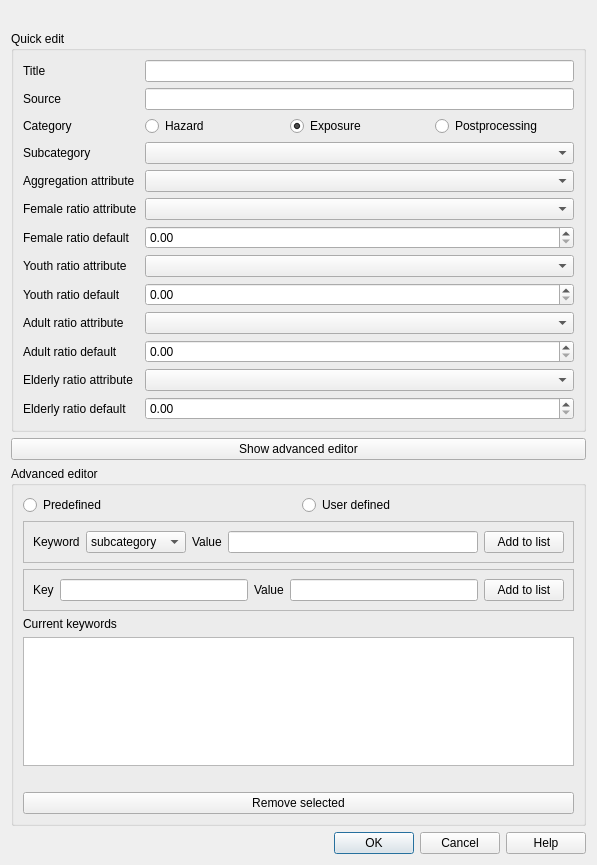
<?xml version="1.0" encoding="UTF-8"?>
<ui version="4.0">
 <class>KeywordsDialogBase</class>
 <widget class="QDialog" name="KeywordsDialogBase">
  <property name="geometry">
   <rect>
    <x>0</x>
    <y>0</y>
    <width>597</width>
    <height>865</height>
   </rect>
  </property>
  <property name="sizePolicy">
   <sizepolicy hsizetype="Preferred" vsizetype="Preferred">
    <horstretch>0</horstretch>
    <verstretch>0</verstretch>
   </sizepolicy>
  </property>
  <property name="windowTitle">
   <string>InaSAFE - Keyword Editor</string>
  </property>
  <property name="windowIcon">
   <iconset>
    <normaloff>:/plugins/inasafe/icon.png</normaloff>:/plugins/inasafe/icon.png</iconset>
  </property>
  <layout class="QVBoxLayout" name="verticalLayout">
   <item>
    <widget class="QLabel" name="lblLayerName">
     <property name="sizePolicy">
      <sizepolicy hsizetype="Preferred" vsizetype="Fixed">
       <horstretch>0</horstretch>
       <verstretch>0</verstretch>
      </sizepolicy>
     </property>
     <property name="font">
      <font>
       <weight>75</weight>
       <bold>true</bold>
      </font>
     </property>
     <property name="text">
      <string/>
     </property>
     <property name="wordWrap">
      <bool>true</bool>
     </property>
    </widget>
   </item>
   <item>
    <widget class="QGroupBox" name="grpSimple">
     <property name="sizePolicy">
      <sizepolicy hsizetype="Preferred" vsizetype="Fixed">
       <horstretch>0</horstretch>
       <verstretch>0</verstretch>
      </sizepolicy>
     </property>
     <property name="title">
      <string>Quick edit</string>
     </property>
     <layout class="QGridLayout" name="gridLayout_2">
      <item row="13" column="2">
       <widget class="QComboBox" name="cboElderlyRatioAttribute"/>
      </item>
      <item row="2" column="2">
       <widget class="QLineEdit" name="leSource">
        <property name="dragEnabled">
         <bool>true</bool>
        </property>
       </widget>
      </item>
      <item row="6" column="0" colspan="2">
       <widget class="QLabel" name="lblAggregationAttribute">
        <property name="enabled">
         <bool>true</bool>
        </property>
        <property name="text">
         <string>Aggregation attribute</string>
        </property>
       </widget>
      </item>
      <item row="6" column="2">
       <widget class="QComboBox" name="cboAggregationAttribute"/>
      </item>
      <item row="5" column="2">
       <widget class="QComboBox" name="cboSubcategory">
        <property name="toolTip">
         <string>A subcategory represents the type of hazard.</string>
        </property>
       </widget>
      </item>
      <item row="7" column="0" colspan="2">
       <widget class="QLabel" name="lblFemaleRatioAttribute">
        <property name="text">
         <string>Female ratio attribute</string>
        </property>
       </widget>
      </item>
      <item row="5" column="0">
       <widget class="QLabel" name="lblSubcategory">
        <property name="text">
         <string>Subcategory</string>
        </property>
        <property name="buddy">
         <cstring>cboSubcategory</cstring>
        </property>
       </widget>
      </item>
      <item row="8" column="0">
       <widget class="QLabel" name="lblFemaleRatioDefault">
        <property name="text">
         <string>Female ratio default</string>
        </property>
       </widget>
      </item>
      <item row="2" column="0">
       <widget class="QLabel" name="lblSource">
        <property name="text">
         <string>Source</string>
        </property>
       </widget>
      </item>
      <item row="8" column="2">
       <widget class="QDoubleSpinBox" name="dsbFemaleRatioDefault">
        <property name="accelerated">
         <bool>true</bool>
        </property>
        <property name="maximum">
         <double>1.000000000000000</double>
        </property>
        <property name="singleStep">
         <double>0.010000000000000</double>
        </property>
        <property name="value">
         <double>0.000000000000000</double>
        </property>
       </widget>
      </item>
      <item row="7" column="2">
       <widget class="QComboBox" name="cboFemaleRatioAttribute"/>
      </item>
      <item row="4" column="2">
       <layout class="QHBoxLayout" name="horizontalLayout_3">
        <item>
         <widget class="QRadioButton" name="radHazard">
          <property name="toolTip">
           <string>A hazard is a situation that poses a level of threat to life, health, property, or environment. (Wikipedia)</string>
          </property>
          <property name="text">
           <string>Hazard</string>
          </property>
         </widget>
        </item>
        <item>
         <widget class="QRadioButton" name="radExposure">
          <property name="toolTip">
           <string>Where people and property are situated.</string>
          </property>
          <property name="text">
           <string>Exposure</string>
          </property>
          <property name="checked">
           <bool>true</bool>
          </property>
         </widget>
        </item>
        <item>
         <widget class="QRadioButton" name="radPostprocessing">
          <property name="text">
           <string>Postprocessing</string>
          </property>
         </widget>
        </item>
       </layout>
      </item>
      <item row="1" column="0">
       <widget class="QLabel" name="lblTitle">
        <property name="text">
         <string>Title</string>
        </property>
       </widget>
      </item>
      <item row="4" column="0">
       <widget class="QLabel" name="lblCategory">
        <property name="text">
         <string>Category</string>
        </property>
       </widget>
      </item>
      <item row="1" column="2">
       <widget class="QLineEdit" name="leTitle"/>
      </item>
      <item row="12" column="2">
       <widget class="QDoubleSpinBox" name="dsbAdultRatioDefault"/>
      </item>
      <item row="9" column="2">
       <widget class="QComboBox" name="cboYouthRatioAttribute"/>
      </item>
      <item row="10" column="2">
       <widget class="QDoubleSpinBox" name="dsbYouthRatioDefault"/>
      </item>
      <item row="11" column="2">
       <widget class="QComboBox" name="cboAdultRatioAttribute"/>
      </item>
      <item row="14" column="2">
       <widget class="QDoubleSpinBox" name="dsbElderlyRatioDefault"/>
      </item>
      <item row="14" column="0">
       <widget class="QLabel" name="lblElderlyRatioDefault">
        <property name="text">
         <string>Elderly ratio default</string>
        </property>
       </widget>
      </item>
      <item row="13" column="0">
       <widget class="QLabel" name="lblElderlyRatioAttribute">
        <property name="text">
         <string>Elderly ratio attribute</string>
        </property>
       </widget>
      </item>
      <item row="12" column="0">
       <widget class="QLabel" name="lblAdultRatioDefault">
        <property name="text">
         <string>Adult ratio default</string>
        </property>
       </widget>
      </item>
      <item row="11" column="0">
       <widget class="QLabel" name="lblAdultRatioAttribute">
        <property name="text">
         <string>Adult ratio attribute</string>
        </property>
       </widget>
      </item>
      <item row="10" column="0">
       <widget class="QLabel" name="lblYouthRatioDefault">
        <property name="text">
         <string>Youth ratio default</string>
        </property>
       </widget>
      </item>
      <item row="9" column="0">
       <widget class="QLabel" name="lblYouthRatioAttribute">
        <property name="text">
         <string>Youth ratio attribute</string>
        </property>
       </widget>
      </item>
     </layout>
    </widget>
   </item>
   <item>
    <widget class="QPushButton" name="pbnAdvanced">
     <property name="text">
      <string>Show advanced editor</string>
     </property>
     <property name="checkable">
      <bool>true</bool>
     </property>
    </widget>
   </item>
   <item>
    <widget class="QGroupBox" name="grpAdvanced">
     <property name="sizePolicy">
      <sizepolicy hsizetype="Preferred" vsizetype="Expanding">
       <horstretch>0</horstretch>
       <verstretch>0</verstretch>
      </sizepolicy>
     </property>
     <property name="title">
      <string>Advanced editor</string>
     </property>
     <layout class="QGridLayout" name="gridLayout">
      <item row="0" column="0">
       <layout class="QHBoxLayout" name="horizontalLayout_4">
        <item>
         <widget class="QRadioButton" name="radPredefined">
          <property name="text">
           <string>Predefined</string>
          </property>
         </widget>
        </item>
        <item>
         <widget class="QRadioButton" name="radUserDefined">
          <property name="text">
           <string>User defined</string>
          </property>
         </widget>
        </item>
       </layout>
      </item>
      <item row="1" column="0">
       <widget class="QFrame" name="framePredefined">
        <property name="frameShape">
         <enum>QFrame::StyledPanel</enum>
        </property>
        <property name="frameShadow">
         <enum>QFrame::Raised</enum>
        </property>
        <layout class="QHBoxLayout" name="horizontalLayout">
         <item>
          <widget class="QLabel" name="label_4">
           <property name="text">
            <string>Keyword</string>
           </property>
           <property name="buddy">
            <cstring>cboKeyword</cstring>
           </property>
          </widget>
         </item>
         <item>
          <widget class="QComboBox" name="cboKeyword">
           <item>
            <property name="text">
             <string notr="true">subcategory</string>
            </property>
           </item>
           <item>
            <property name="text">
             <string notr="true">unit</string>
            </property>
           </item>
           <item>
            <property name="text">
             <string notr="true">datatype</string>
            </property>
           </item>
           <item>
            <property name="text">
             <string notr="true">key_attribute</string>
            </property>
           </item>
          </widget>
         </item>
         <item>
          <widget class="QLabel" name="label_5">
           <property name="text">
            <string>Value</string>
           </property>
          </widget>
         </item>
         <item>
          <widget class="QLineEdit" name="lePredefinedValue"/>
         </item>
         <item>
          <widget class="QPushButton" name="pbnAddToList1">
           <property name="text">
            <string>Add to list</string>
           </property>
          </widget>
         </item>
        </layout>
       </widget>
      </item>
      <item row="2" column="0">
       <widget class="QFrame" name="frameUserDefined">
        <property name="frameShape">
         <enum>QFrame::StyledPanel</enum>
        </property>
        <property name="frameShadow">
         <enum>QFrame::Raised</enum>
        </property>
        <layout class="QHBoxLayout" name="horizontalLayout_2">
         <item>
          <widget class="QLabel" name="label_6">
           <property name="text">
            <string>Key</string>
           </property>
           <property name="buddy">
            <cstring>leKey</cstring>
           </property>
          </widget>
         </item>
         <item>
          <widget class="QLineEdit" name="leKey"/>
         </item>
         <item>
          <widget class="QLabel" name="label_7">
           <property name="text">
            <string>Value</string>
           </property>
           <property name="buddy">
            <cstring>leValue</cstring>
           </property>
          </widget>
         </item>
         <item>
          <widget class="QLineEdit" name="leValue"/>
         </item>
         <item>
          <widget class="QPushButton" name="pbnAddToList2">
           <property name="text">
            <string>Add to list</string>
           </property>
          </widget>
         </item>
        </layout>
       </widget>
      </item>
      <item row="3" column="0">
       <widget class="QLabel" name="label_8">
        <property name="text">
         <string>Current keywords</string>
        </property>
        <property name="buddy">
         <cstring>lstKeywords</cstring>
        </property>
       </widget>
      </item>
      <item row="4" column="0">
       <widget class="QListWidget" name="lstKeywords">
        <property name="alternatingRowColors">
         <bool>true</bool>
        </property>
        <property name="selectionMode">
         <enum>QAbstractItemView::ExtendedSelection</enum>
        </property>
       </widget>
      </item>
      <item row="5" column="0">
       <widget class="QLabel" name="lblMessage">
        <property name="styleSheet">
         <string notr="true">color: red;</string>
        </property>
        <property name="text">
         <string/>
        </property>
        <property name="textFormat">
         <enum>Qt::RichText</enum>
        </property>
        <property name="wordWrap">
         <bool>true</bool>
        </property>
       </widget>
      </item>
      <item row="6" column="0">
       <widget class="QPushButton" name="pbnRemove">
        <property name="text">
         <string>Remove selected</string>
        </property>
       </widget>
      </item>
     </layout>
    </widget>
   </item>
   <item>
    <widget class="QDialogButtonBox" name="buttonBox">
     <property name="sizePolicy">
      <sizepolicy hsizetype="Expanding" vsizetype="Fixed">
       <horstretch>0</horstretch>
       <verstretch>0</verstretch>
      </sizepolicy>
     </property>
     <property name="orientation">
      <enum>Qt::Horizontal</enum>
     </property>
     <property name="standardButtons">
      <set>QDialogButtonBox::Cancel|QDialogButtonBox::Help|QDialogButtonBox::Ok</set>
     </property>
     <property name="centerButtons">
      <bool>false</bool>
     </property>
    </widget>
   </item>
  </layout>
 </widget>
 <tabstops>
  <tabstop>leTitle</tabstop>
  <tabstop>leSource</tabstop>
  <tabstop>radHazard</tabstop>
  <tabstop>radExposure</tabstop>
  <tabstop>radPostprocessing</tabstop>
  <tabstop>cboSubcategory</tabstop>
  <tabstop>cboAggregationAttribute</tabstop>
  <tabstop>cboFemaleRatioAttribute</tabstop>
  <tabstop>dsbFemaleRatioDefault</tabstop>
  <tabstop>pbnAdvanced</tabstop>
  <tabstop>radPredefined</tabstop>
  <tabstop>radUserDefined</tabstop>
  <tabstop>cboKeyword</tabstop>
  <tabstop>lePredefinedValue</tabstop>
  <tabstop>pbnAddToList1</tabstop>
  <tabstop>leKey</tabstop>
  <tabstop>leValue</tabstop>
  <tabstop>pbnAddToList2</tabstop>
  <tabstop>lstKeywords</tabstop>
  <tabstop>pbnRemove</tabstop>
  <tabstop>buttonBox</tabstop>
 </tabstops>
 <resources>
  <include location="../resources/resources.qrc"/>
 </resources>
 <connections>
  <connection>
   <sender>radPredefined</sender>
   <signal>toggled(bool)</signal>
   <receiver>frameUserDefined</receiver>
   <slot>setHidden(bool)</slot>
   <hints>
    <hint type="sourcelabel">
     <x>153</x>
     <y>343</y>
    </hint>
    <hint type="destinationlabel">
     <x>127</x>
     <y>450</y>
    </hint>
   </hints>
  </connection>
  <connection>
   <sender>radUserDefined</sender>
   <signal>toggled(bool)</signal>
   <receiver>framePredefined</receiver>
   <slot>setHidden(bool)</slot>
   <hints>
    <hint type="sourcelabel">
     <x>495</x>
     <y>359</y>
    </hint>
    <hint type="destinationlabel">
     <x>82</x>
     <y>397</y>
    </hint>
   </hints>
  </connection>
  <connection>
   <sender>radPredefined</sender>
   <signal>toggled(bool)</signal>
   <receiver>framePredefined</receiver>
   <slot>setVisible(bool)</slot>
   <hints>
    <hint type="sourcelabel">
     <x>122</x>
     <y>343</y>
    </hint>
    <hint type="destinationlabel">
     <x>102</x>
     <y>397</y>
    </hint>
   </hints>
  </connection>
  <connection>
   <sender>radUserDefined</sender>
   <signal>toggled(bool)</signal>
   <receiver>frameUserDefined</receiver>
   <slot>setVisible(bool)</slot>
   <hints>
    <hint type="sourcelabel">
     <x>495</x>
     <y>359</y>
    </hint>
    <hint type="destinationlabel">
     <x>166</x>
     <y>450</y>
    </hint>
   </hints>
  </connection>
  <connection>
   <sender>buttonBox</sender>
   <signal>rejected()</signal>
   <receiver>KeywordsDialogBase</receiver>
   <slot>reject()</slot>
   <hints>
    <hint type="sourcelabel">
     <x>352</x>
     <y>687</y>
    </hint>
    <hint type="destinationlabel">
     <x>286</x>
     <y>274</y>
    </hint>
   </hints>
  </connection>
  <connection>
   <sender>buttonBox</sender>
   <signal>accepted()</signal>
   <receiver>KeywordsDialogBase</receiver>
   <slot>accept()</slot>
   <hints>
    <hint type="sourcelabel">
     <x>284</x>
     <y>687</y>
    </hint>
    <hint type="destinationlabel">
     <x>157</x>
     <y>274</y>
    </hint>
   </hints>
  </connection>
 </connections>
</ui>
